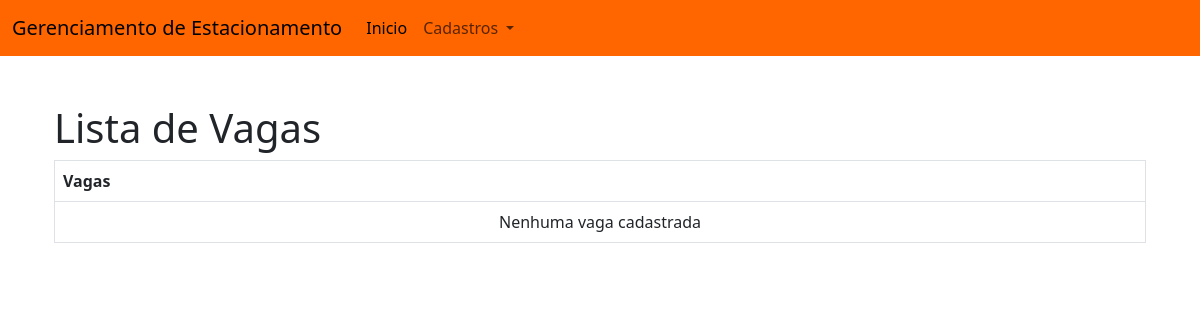
The app's page /vaga/, older data.
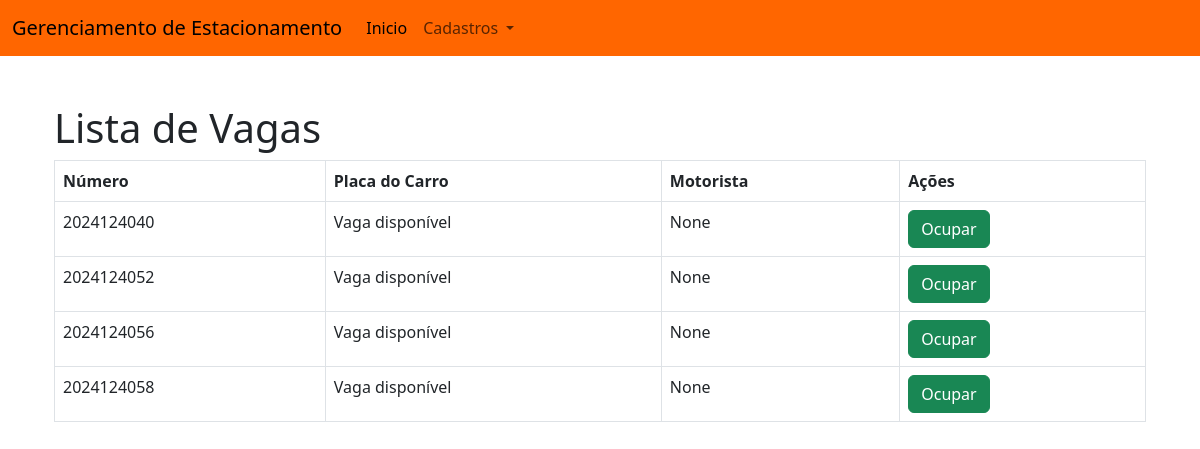
The same page, newer data.
### monitoramento/models.py (models this page shows, shortened)
class Vaga(models.Model):
    numero = models.PositiveIntegerField(unique=True, blank=True, null=True)
    veiculo = models.OneToOneField(Veiculo, blank=True, null=True, on_delete=models.DO_NOTHING, related_name='vaga')
    motorista =  models.OneToOneField(Motorista, blank=True, null=True, on_delete=models.DO_NOTHING, related_name='vaga')

### monitoramento/views.py (the view)
# urls.py: path('vaga/', views.crud_vagas, name='crud_vagas'),
def crud_vagas(request):
    vagas = Vaga.objects.all()
    return render(request, 'monitoramento/vagas.html', context={
        'vagas': vagas,
    })

### monitoramento/templates/monitoramento/vagas.html (shortened to what this page needs)
{% extends 'base.html' %}
{% block content %}
    <div class="container mt-5">
        <h1>Lista de Vagas</h1>
        <table class="table table-bordered">
            <thead>
                <tr>
                    {% if vagas %}
                        <th>Número</th>
                        <th>Placa do Carro</th>
                        <th>Motorista</th>
                        <th>Ações</th>
                    {% else %}
                        <th>Vagas</th>
                    {% endif %}
                </tr>
            </thead>
            <tbody>
                {% if vagas %}
                    {% for vaga in vagas %}
                        <tr>
                            <td>{{ vaga.numero }}</td>
                            {% if vaga.veiculo %}
                                <td>{{ vaga.veiculo.placa }}</td>
                            {% else %}
                                <td>Vaga disponível</td>
                            {% endif %}
                            <td>{{ vaga.motorista }}</td>
                            <td>
                                {% if vaga.veiculo and vaga.motorista %}
                                    <a href="{% url 'vagas_desocupar' vaga.numero %}" class="btn btn-warning">Desocupar</a>
                                {% else %}
                                    <a href="{% url 'vagas_ocupar' vaga.numero %}" class="btn btn-success">Ocupar</a>
                                {% endif %}
                            </td>
                        </tr>
                    {% endfor %}
                {% else %}
                    <tr>
                        <td colspan="4" class="text-center">Nenhuma vaga cadastrada</td>
                    </tr>
                {% endif %}
            </tbody>
        </table>
    </div>
{% endblock %}

Row changes from the older to the newer data that the page shows:
added Vaga: numero "2024124040", shows "Vaga disponível", motorista "None", shows "Ocupar"
added Vaga: numero "2024124052", shows "Vaga disponível", motorista "None", shows "Ocupar"
added Vaga: numero "2024124056", shows "Vaga disponível", motorista "None", shows "Ocupar"
added Vaga: numero "2024124058", shows "Vaga disponível", motorista "None", shows "Ocupar"
Text that changed along with them:
text no longer shown: "Vagas Nenhuma vaga cadastrada"
text now shown: "Número Placa do Carro Motorista Ações"
